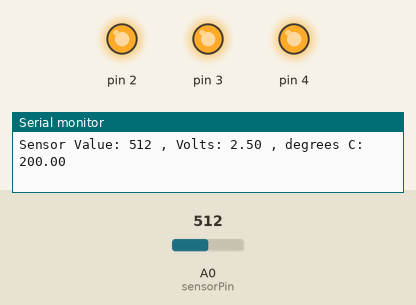
This sketch was run on a simulated Arduino Uno, built with avr-gcc and run on an emulated ATmega328P. Parts: output pins drawn as LEDs (lit = HIGH), the last lines printed to the serial monitor. The inputs (shaded band) are chosen by the test bench; at power-on: A0 (sensorPin) = 512.

Above: at 1.3 s.
1.4 s: A0 (sensorPin) set to 157
2.9 s: A0 (sensorPin) set to 132
At 3.4 s:
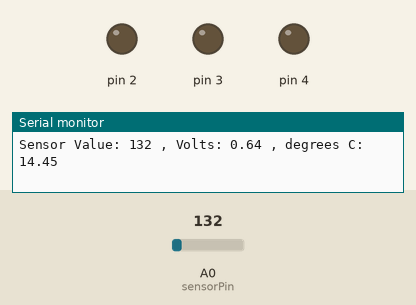
4.5 s: A0 (sensorPin) set to 306
At 5.7 s:
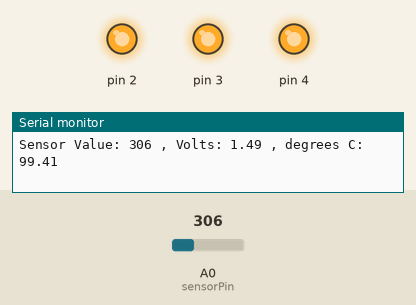
6.0 s: A0 (sensorPin) set to 122
At 7.2 s:
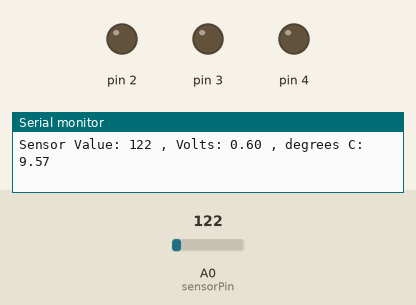
Timing chart, 0 to 8.5 s (numbered marks = the images above; inputs shaded):
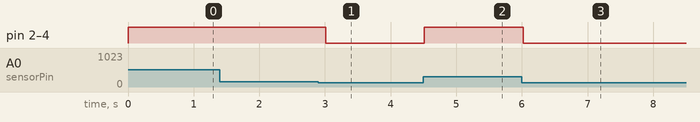

The sketch:

Check_Temperature.ino
```cpp
const int sensorPin = A0;
const float baselineTemp = 20.0;

void setup()
{
  Serial.begin(9600);
  for(int pinNumber = 2; pinNumber < 5; pinNumber++)
  {
    pinMode(pinNumber, OUTPUT);
    digitalWrite(pinNumber, LOW);
  }
}

void loop()
{
  int sensorVal = analogRead(sensorPin);
  float voltage = ((sensorVal/1024.0) * 5.0);
  float temperature = ((voltage - .5) * 100);

  Serial.print("Sensor Value: ");
  Serial.print(sensorVal);
  Serial.print(" , Volts: ");
  Serial.print(voltage);
  Serial.print(" , degrees C: ");
  Serial.print(temperature);
  Serial.print("\n");
  if (temperature < baselineTemp)
  {
    digitalWrite(2, LOW);
    digitalWrite(3, LOW);
    digitalWrite(4, LOW);
  }
  else if ((temperature >= (baselineTemp + 2)) && (temperature < (baselineTemp + 4)))
  {
    digitalWrite(2, HIGH);
    digitalWrite(3, LOW);
    digitalWrite(4, LOW);
  }
  else if ((temperature >= (baselineTemp + 4)) && (temperature < (baselineTemp + 6)))
  {
    digitalWrite(2, HIGH);
    digitalWrite(3, HIGH);
    digitalWrite(4, LOW);
  }
  else if (temperature >= baselineTemp + 6)
  {
    digitalWrite(2, HIGH);
    digitalWrite(3, HIGH);
    digitalWrite(4, HIGH);
  }
  delay(500);
}
```

Measured:
- the behaviour switches between 144 and 143 on A0 (sensorPin) (found by bisection; images 0 and 1)
- after the input at 2.9 s, pin 2–4: HIGH → LOW after 0.11 s
- after the input at 4.5 s, pin 2–4: LOW → HIGH at once
- after the input at 6.0 s, pin 2–4: HIGH → LOW at once
